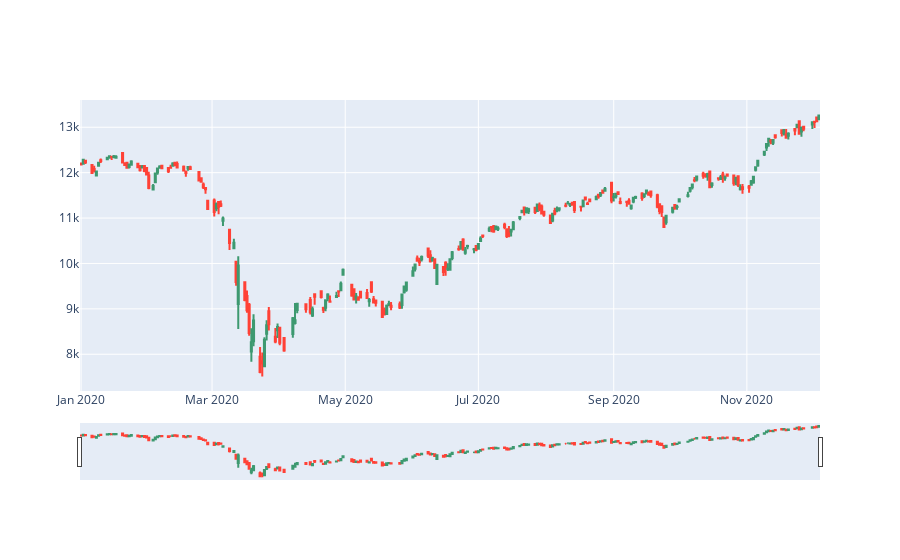

The notebook cell saved with this chart:
### Code cell
df = nifty_50_2020
fig = go.Figure(data=[go.Candlestick(x=df['Date'],
                open=df['Open'],
                high=df['High'],
                low=df['Low'],
                close=df['Close'])])

fig.show()

### Figure 1 — Plotly figure (JSON) as saved in the notebook; plotly's stock layout.template omitted (floating-point values rounded to 4 significant figures; data arrays with more than 128 entries replaced by an {"elided": "..."} marker saying what was removed)
{"data": [{"close": {"elided": "234 float values"}, "high": {"elided": "234 float values"}, "low": {"elided": "234 float values"}, "open": {"elided": "234 float values"}, "type": "candlestick", "x": {"elided": "234 str values"}}], "layout": {}}
